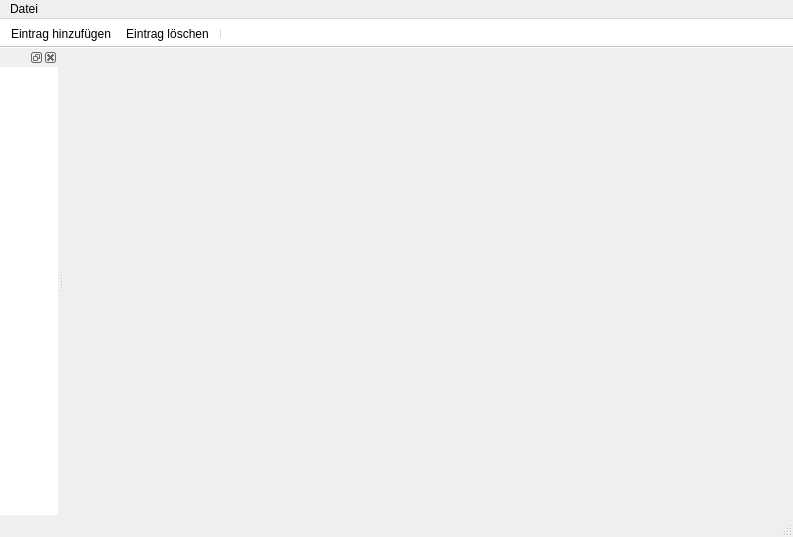
<?xml version="1.0" encoding="UTF-8"?>
<ui version="4.0">
 <class>MainWindow</class>
 <widget class="QMainWindow" name="MainWindow">
  <property name="geometry">
   <rect>
    <x>0</x>
    <y>0</y>
    <width>793</width>
    <height>537</height>
   </rect>
  </property>
  <property name="windowTitle">
   <string>MainWindow</string>
  </property>
  <property name="autoFillBackground">
   <bool>true</bool>
  </property>
  <widget class="QWidget" name="centralWidget">
   <property name="sizePolicy">
    <sizepolicy hsizetype="Expanding" vsizetype="Expanding">
     <horstretch>0</horstretch>
     <verstretch>0</verstretch>
    </sizepolicy>
   </property>
   <layout class="QGridLayout" name="gridLayout_2">
    <property name="leftMargin">
     <number>0</number>
    </property>
    <property name="topMargin">
     <number>0</number>
    </property>
    <property name="rightMargin">
     <number>0</number>
    </property>
    <property name="bottomMargin">
     <number>0</number>
    </property>
    <property name="spacing">
     <number>0</number>
    </property>
    <item row="0" column="0">
     <layout class="QGridLayout" name="gridLayout"/>
    </item>
   </layout>
  </widget>
  <widget class="QMenuBar" name="menuBar">
   <property name="geometry">
    <rect>
     <x>0</x>
     <y>0</y>
     <width>793</width>
     <height>21</height>
    </rect>
   </property>
   <widget class="QMenu" name="menuDatei">
    <property name="title">
     <string>Datei</string>
    </property>
    <addaction name="actionEintrag_hinzuf_gen"/>
    <addaction name="actionEintrag_l_schen"/>
    <addaction name="separator"/>
    <addaction name="actionBeenden"/>
   </widget>
   <addaction name="menuDatei"/>
  </widget>
  <widget class="QToolBar" name="mainToolBar">
   <property name="enabled">
    <bool>true</bool>
   </property>
   <property name="autoFillBackground">
    <bool>false</bool>
   </property>
   <property name="styleSheet">
    <string notr="true">QToolBar { background: white; }</string>
   </property>
   <property name="movable">
    <bool>false</bool>
   </property>
   <property name="iconSize">
    <size>
     <width>20</width>
     <height>20</height>
    </size>
   </property>
   <property name="floatable">
    <bool>false</bool>
   </property>
   <attribute name="toolBarArea">
    <enum>TopToolBarArea</enum>
   </attribute>
   <attribute name="toolBarBreak">
    <bool>false</bool>
   </attribute>
   <addaction name="actionEintrag_hinzuf_gen"/>
   <addaction name="actionEintrag_l_schen"/>
   <addaction name="separator"/>
  </widget>
  <widget class="QStatusBar" name="statusBar"/>
  <widget class="QDockWidget" name="dockWidget">
   <property name="autoFillBackground">
    <bool>true</bool>
   </property>
   <property name="styleSheet">
    <string notr="true">QDockWidget {background: white}</string>
   </property>
   <attribute name="dockWidgetArea">
    <number>1</number>
   </attribute>
   <widget class="QWidget" name="dockWidgetContents">
    <property name="autoFillBackground">
     <bool>true</bool>
    </property>
    <property name="styleSheet">
     <string notr="true">background-color: white</string>
    </property>
   </widget>
  </widget>
  <action name="actionEintrag_hinzuf_gen">
   <property name="icon">
    <iconset resource="resources.qrc">
     <normaloff>:/Images/images/plus24.png</normaloff>:/Images/images/plus24.png</iconset>
   </property>
   <property name="text">
    <string>Eintrag hinzufügen</string>
   </property>
  </action>
  <action name="actionBeenden">
   <property name="text">
    <string>Beenden</string>
   </property>
  </action>
  <action name="actionEintrag_l_schen">
   <property name="icon">
    <iconset resource="resources.qrc">
     <normaloff>:/Images/images/minus24.png</normaloff>:/Images/images/minus24.png</iconset>
   </property>
   <property name="text">
    <string>Eintrag löschen...</string>
   </property>
  </action>
 </widget>
 <layoutdefault spacing="6" margin="11"/>
 <resources>
  <include location="resources.qrc"/>
 </resources>
 <connections>
  <connection>
   <sender>actionBeenden</sender>
   <signal>triggered()</signal>
   <receiver>MainWindow</receiver>
   <slot>close()</slot>
   <hints>
    <hint type="sourcelabel">
     <x>-1</x>
     <y>-1</y>
    </hint>
    <hint type="destinationlabel">
     <x>303</x>
     <y>234</y>
    </hint>
   </hints>
  </connection>
 </connections>
</ui>
